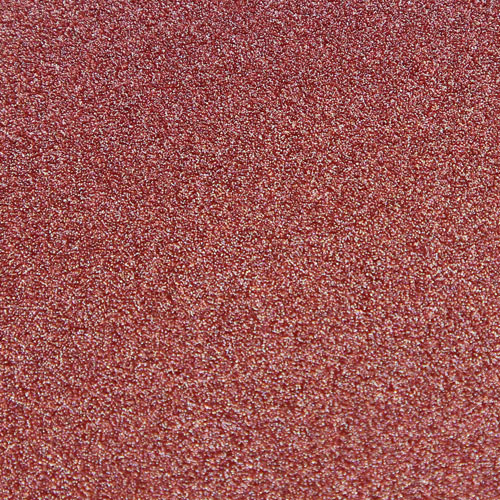
#> input picture closeup_sandpaper.jpg, 500 x 500 px, found by its file name; its folder holds 5 pictures in this run
$ jupyter execute --allow-errors GLCM_Texture_Analysis_Prototype.ipynb   (shell and % lines are left out)   (older library calls are emulated)
#> lines starting #> are read from the running program, lines starting #| are printed output that depends on the picture; long printed decimals are rounded
**Archives**, Added code below to ensure that even when moved to a seperate notebook, the code will still run.

This code isn't really maintained so it may not work with the latest location in which it's put. **This code should be removed before being added to the paper or presentaiton**

[cell 1]
import sys
import os
import requests
from io import BytesIO

from skimage.feature import graycomatrix, graycoprops
import numpy as np
from PIL import Image

sys.path.append(os.path.abspath("../"))  # Adjust as needed

[cell 2]
def calculate_glcm_contrast(image_path):
    """Calculates the contrast feature of the GLCM for a given image (local path or URL)."""
#> called with image_path = 'closeup_sandpaper.jpg'
    try:
        # Check if the path is a URL
        if image_path.startswith(('http://', 'https://')):
            # Download the image from the URL
            response = requests.get(image_path)
            response.raise_for_status()  # Raise error for bad status codes
            img = Image.open(BytesIO(response.content)).convert('L')  # Convert to grayscale
        else:
            # Open local image
            img = Image.open(image_path).convert('L')
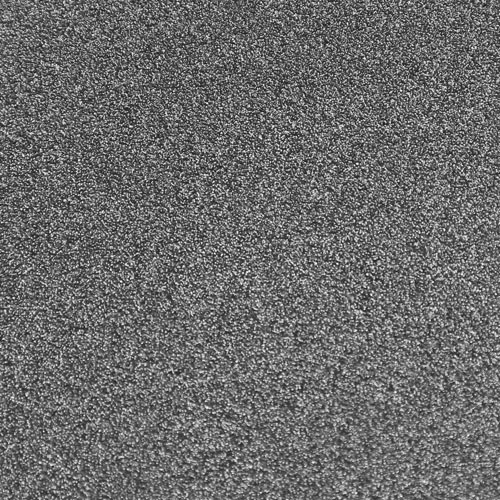
#> img: PIL image 500x500 L; min 15, max 254, mean 107.5

        image_array = np.array(img)
        glcm = graycomatrix(image_array, distances=[1], angles=[0], levels=256, symmetric=True, normed=True)
        contrast = graycoprops(glcm, 'contrast')[0, 0]
#> contrast = 1877.5
        return contrast

    except Exception as e:
        print(f"Error: {e}")
        return None

[cell 3]
# Example Usage
#image_url = 'https://i.postimg.cc/dVn8QQVx/Whats-App-Image-2025-03-01-at-5-41-25-PM.jpg' #original link was temporary, no more works -- this can be demonstrated using any image within the common directory though
image_url = 'closeup_sandpaper.jpg'
contrast_value = calculate_glcm_contrast(image_url)
#> contrast_value = 1877.5

if contrast_value is not None:
    print(f"GLCM Contrast: {contrast_value}")
#| GLCM Contrast: 1877.491

Illustrated below is the 'fast_glcm()' method taken from a GitHub [repo](https://github.com/tzm030329/GLCM/blob/master/fast_glcm.py). It is from this repository that the original Gray-Level Co-Occurance Matrix code was based.

[cell 4]
import cv2
def fast_glcm(img, vmin=0, vmax=255, nbit=8, kernel_size=5):
#> called with img = array of shape (5, 5), vmin = 2, vmax = 83, nbit = 10, kernel_size = 3
    mi, ma = vmin, vmax
    ks = kernel_size
    h,w = img.shape

    # digitize
    bins = np.linspace(mi, ma+1, nbit+1)
    gl1 = np.digitize(img, bins) - 1
    print(f"{gl1} After digitize #1")
    gl2 = np.append(gl1[:,1:], gl1[:,-1:], axis=1)

    print(f"{gl2} After digitize #2")
    # make glcm
    glcm = np.zeros((nbit, nbit, h, w), dtype=np.uint8)
    for i in range(nbit):
        for j in range(nbit):
            mask = ((gl1==i) & (gl2==j))
            glcm[i,j, mask] = 1

    kernel = np.ones((ks, ks), dtype=np.uint8)
    for i in range(nbit):
        for j in range(nbit):
            glcm[i,j] = cv2.filter2D(glcm[i,j], -1, kernel)

    glcm = glcm.astype(np.float32)
    return glcm

print(fast_glcm(np.array([[2,3,4,6,7],[3,5,82,34,2], [ 2, 3, 7, 5, 8] ,  [15, 71, 23, 45, 67] , [ 2, 56, 7, 89, 1 ]]), vmin=2, vmax=83, nbit=10, kernel_size=3))
